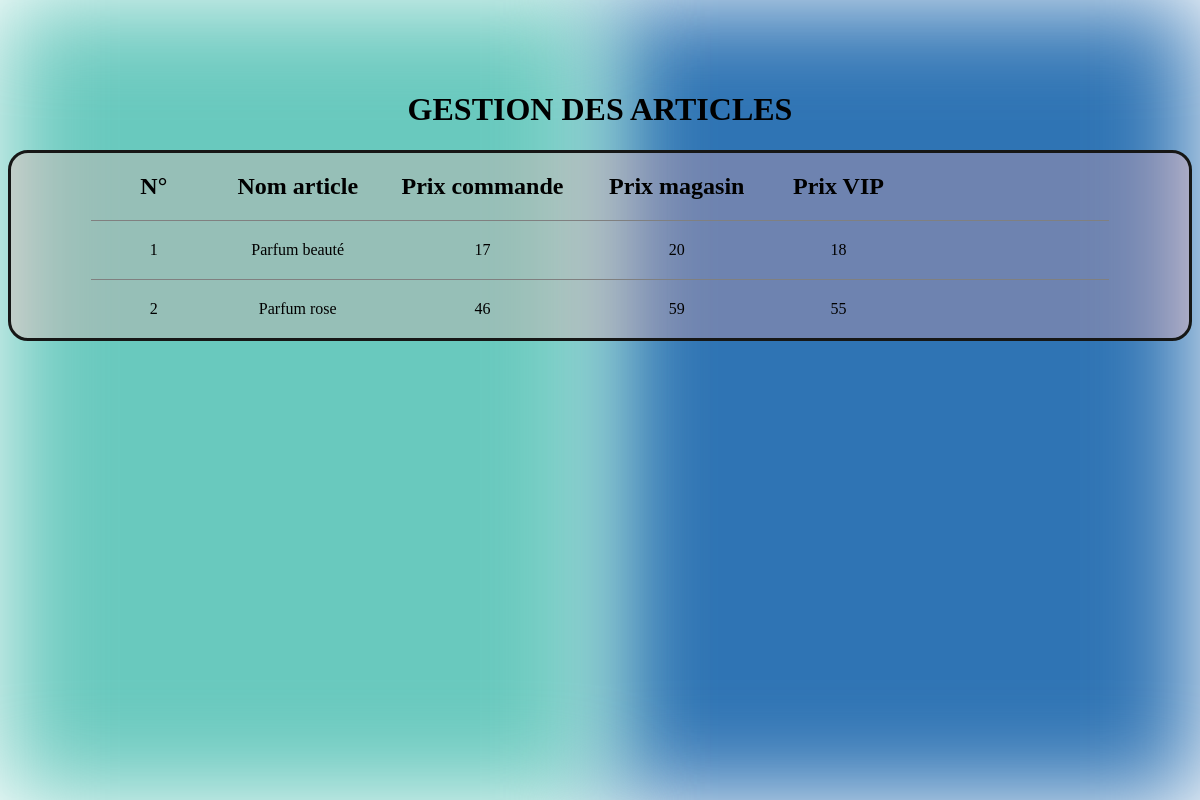
The page /index.php?action=gestion_des_articles on the database as committed earlier.
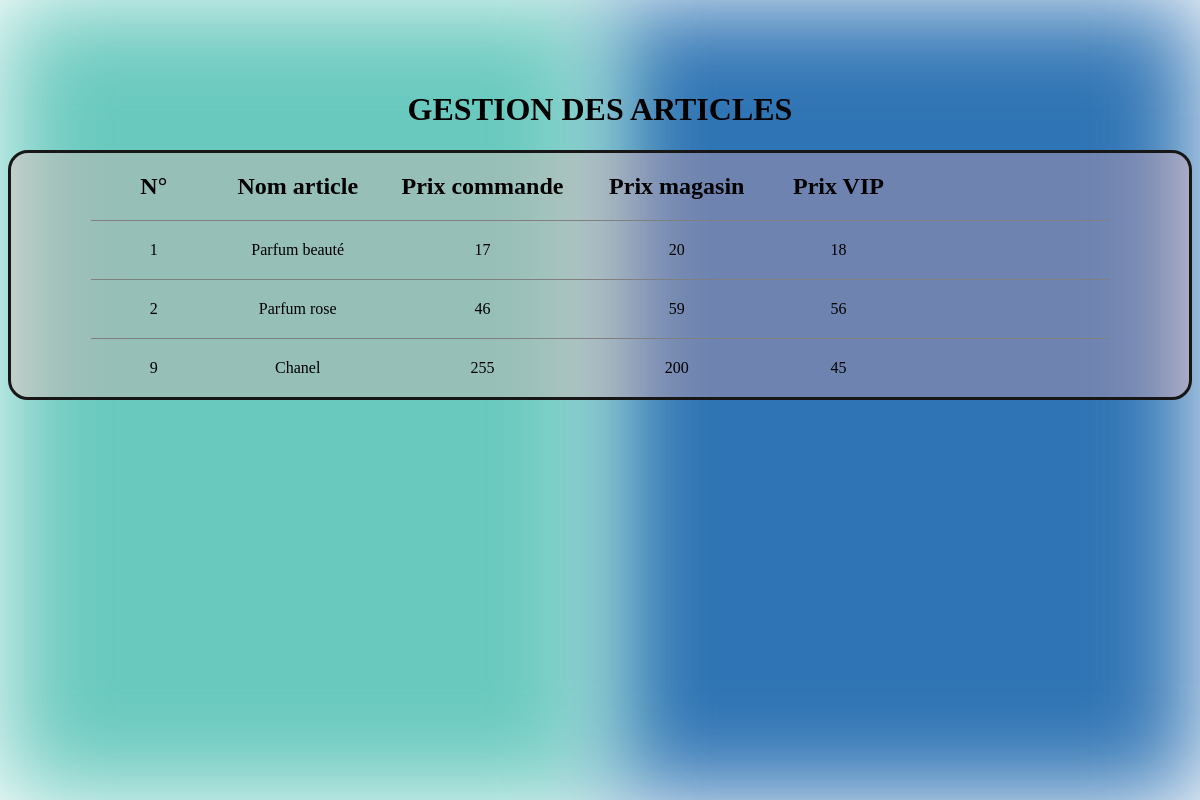
The same page on the database as committed later.
### tables this page shows
CREATE TABLE IF NOT EXISTS `article` (
  `id_article` int(11) NOT NULL AUTO_INCREMENT,
  `nom_article` varchar(255) NOT NULL,
  `prix_commande` float NOT NULL,
  `prix_magasin` float NOT NULL,
  `prix_vip` float DEFAULT NULL,
  PRIMARY KEY (`id_article`)
);

### src/controllers/article/gestion_des_articles.php (called while the page is built, shortened)
<?php
require_once('src/lib/database.php');
class GestionArticles
{
    public function execute()
    {
        $connection = new DatabaseConnection();
        $articleRepository = new ArticleRepository();
        $articleRepository->connection = $connection;
        $articles = $articleRepository->getArticles();
        require('templates/article/gestion_des_articles.php');
    }
}

### src/lib/database.php (called while the page is built)
<?php
class DatabaseConnection
{
    public ?\PDO $database = null;
    public function getConnection(): \PDO
    {
        if ($this->database === null) {
            $this->database = new \PDO('mysql:host=localhost;dbname=conciergerie;charset=utf8', 'root', '');
        }
        return $this->database;
    }
}

### src/model/Article.php (called while the page is built, shortened)
<?php
require_once('src/lib/database.php');
class ArticleRepository
{
    public DatabaseConnection $connection;
    public function getArticles(): array
    {
        $statement = $this->connection->getConnection()->prepare(
            "SELECT * FROM article ORDER BY id_article"
        );
        $articles = [];
        $statement->execute();
        while (($row = $statement->fetch())){
            $article = new Article();
            $article->id_article = $row['id_article'];
            $article->nom_article = $row['nom_article'];
            $article->prix_commande = $row['prix_commande'];
            $article->prix_magasin = $row['prix_magasin'];
            $article->prix_vip = $row['prix_vip'];
            $articles[] = $article;
        }
        return $articles;
    }
}

### templates/article/gestion_des_articles.php (the view, shortened to what this page needs)
<?php require('templates/autres/background.php') ?>
<h1 class="title">GESTION DES ARTICLES</h1>
<div class="ligne">
    <table border=1 frame=void rules=rows>
        <thead>
            <th>N°</th>
            <th>Nom article</th>
            <th>Prix commande</th>
            <th>Prix magasin</th>
            <th>Prix VIP</th>
        </thead>
        <tbody>
            <?php
            foreach ($articles as $article) {
            ?>
                <tr>
                    <td>
                        <?= $article->id_article ?>
                    </td>
                    <td>
                        <?= $article->nom_article ?>
                    </td>
                    <td>
                        <?= $article->prix_commande ?>
                    </td>
                    <td>
                        <?= $article->prix_magasin ?>
                    </td>
                    <td>
                        <?= $article->prix_vip ?>
                    </td>
                    <td>
                    </td>
                    <td>
                    </td>
                </tr>
            <?php
            }
            ?>
        </tbody>
    </table>
</div>
<?php require('templates/autres/layout.php') ?>

Rows that differ between the two databases and show on the page:
changed article "Parfum rose": prix_vip "55" → "56"
added article: id_article "9", nom_article "Chanel", prix_commande "255", prix_magasin "200", prix_vip "45"
